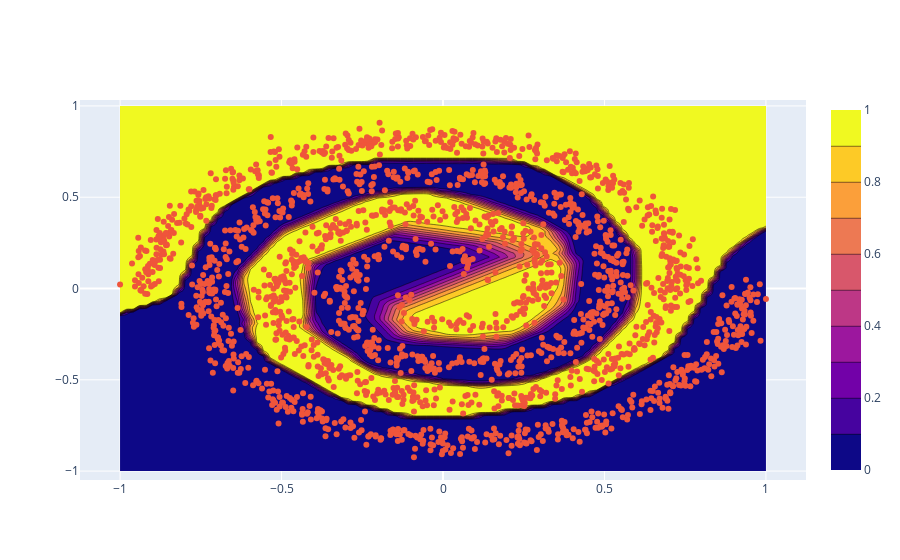

The code cell stored with this chart in its notebook:
### Markdown cell above
* 8️⃣ Visualize the decision boundary, would you say the model could benefit from some regularization?

### Code cell
x1_example = np.linspace(-1,1,100)
x2_example = np.linspace(-1,1,100)

x1, x2 = np.meshgrid(x1_example, x2_example)
example = torch.tensor(np.c_[x1.ravel(), x2.ravel()], dtype=torch.float32)

pred_example = model(example).detach().numpy().reshape(100, 100)

fig = go.Figure(data=[
    go.Contour(
        x=x1_example,
        y=x2_example,
        z=pred_example
    )
])
fig.add_trace(go.Scatter(x=X[:, 0],
                         y=X[:, 1],
                         mode="markers")
)
fig.show()
